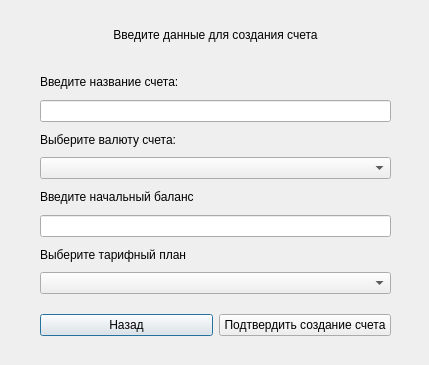
<?xml version="1.0" encoding="UTF-8"?>
<ui version="4.0">
 <class>create_account</class>
 <widget class="QDialog" name="create_account">
  <property name="geometry">
   <rect>
    <x>0</x>
    <y>0</y>
    <width>429</width>
    <height>365</height>
   </rect>
  </property>
  <property name="maximumSize">
   <size>
    <width>429</width>
    <height>365</height>
   </size>
  </property>
  <property name="windowTitle">
   <string>Создание счета</string>
  </property>
  <widget class="QWidget" name="verticalLayoutWidget">
   <property name="geometry">
    <rect>
     <x>40</x>
     <y>70</y>
     <width>351</width>
     <height>224</height>
    </rect>
   </property>
   <layout class="QVBoxLayout" name="verticalLayout">
    <item>
     <widget class="QLabel" name="label_2">
      <property name="text">
       <string>Введите название счета:</string>
      </property>
     </widget>
    </item>
    <item>
     <widget class="QLineEdit" name="account_name"/>
    </item>
    <item>
     <widget class="QLabel" name="label_3">
      <property name="text">
       <string>Выберите валюту счета:</string>
      </property>
     </widget>
    </item>
    <item>
     <widget class="QComboBox" name="account_currency">
      <property name="editable">
       <bool>false</bool>
      </property>
     </widget>
    </item>
    <item>
     <widget class="QLabel" name="label_5">
      <property name="text">
       <string>Введите начальный баланс</string>
      </property>
     </widget>
    </item>
    <item>
     <widget class="QLineEdit" name="start_balance"/>
    </item>
    <item>
     <widget class="QLabel" name="label_6">
      <property name="text">
       <string>Выберите тарифный план</string>
      </property>
     </widget>
    </item>
    <item>
     <widget class="QComboBox" name="tariff_plan"/>
    </item>
   </layout>
  </widget>
  <widget class="QLabel" name="label">
   <property name="geometry">
    <rect>
     <x>40</x>
     <y>20</y>
     <width>351</width>
     <height>31</height>
    </rect>
   </property>
   <property name="minimumSize">
    <size>
     <width>351</width>
     <height>31</height>
    </size>
   </property>
   <property name="whatsThis">
    <string>&lt;html&gt;&lt;head/&gt;&lt;body&gt;&lt;p align=&quot;center&quot;&gt;&lt;br/&gt;&lt;/p&gt;&lt;/body&gt;&lt;/html&gt;</string>
   </property>
   <property name="text">
    <string>&lt;html&gt;&lt;head/&gt;&lt;body&gt;&lt;p align=&quot;center&quot;&gt;Введите данные для создания счета&lt;/p&gt;&lt;/body&gt;&lt;/html&gt;</string>
   </property>
  </widget>
  <widget class="QWidget" name="horizontalLayoutWidget">
   <property name="geometry">
    <rect>
     <x>40</x>
     <y>300</y>
     <width>351</width>
     <height>51</height>
    </rect>
   </property>
   <layout class="QHBoxLayout" name="horizontalLayout">
    <item>
     <widget class="QPushButton" name="back_button">
      <property name="text">
       <string>Назад</string>
      </property>
     </widget>
    </item>
    <item>
     <widget class="QPushButton" name="create_account_button">
      <property name="text">
       <string>Подтвердить создание счета</string>
      </property>
     </widget>
    </item>
   </layout>
  </widget>
 </widget>
 <resources/>
 <connections/>
</ui>
